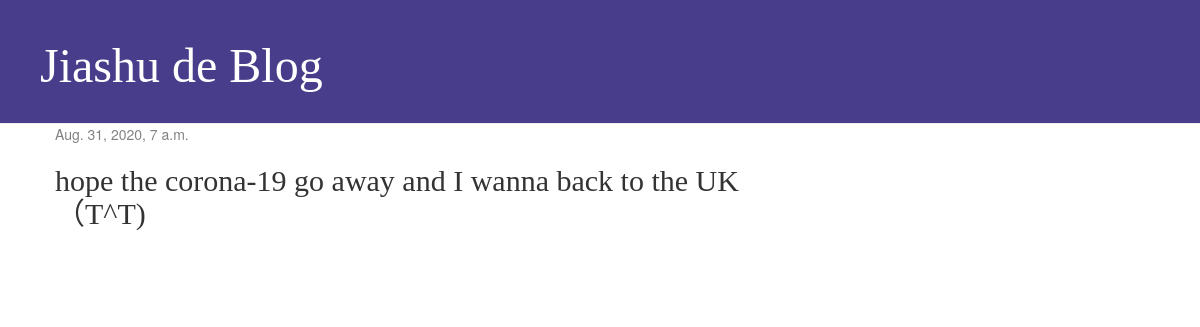
The app's page /post/1/ with its own data.
### blog/models.py (models this page shows, shortened)
class Post(models.Model):
    author = models.ForeignKey(settings.AUTH_USER_MODEL, on_delete=models.CASCADE)
    title = models.CharField(max_length=200)
    text = models.TextField()
    created_date = models.DateTimeField(default=timezone.now)
    published_date = models.DateTimeField(blank=True, null=True)

### blog/views.py (the view)
# urls.py: path('post/<int:pk>/', views.post_detail, name='post_detail'),
def post_detail(request, pk):
    post = get_object_or_404(Post, pk=pk)
    return render(request, 'blog/post_detail.html', {'post':post})

### blog/templates/blog/post_detail.html (shortened to what this page needs)
{% extends 'blog/base.html' %}
{% block content %}
        <div class="post">
            {% if post.published_date %}
                <div class="date">
                    {{ post.published_date }}
                </div>
            {% endif %}
            <h2><{{ post.title }}</h2>
            <p>{{ post.text|linebreaksbr }}</p>
        </div>
{% endblock %}

### blog/static/css/blog.css (style rules this page uses)
h1, h2, h3, h4 { font-family: Ayuthaya, cursive; }
.date { color: #828282; }
.post { margin-bottom: 70px; }

### records on screen
Post: published_date "Aug. 31, 2020, 7 a.m.", text "hope the corona-19 go away and I wanna back to the UK（T^T)"
